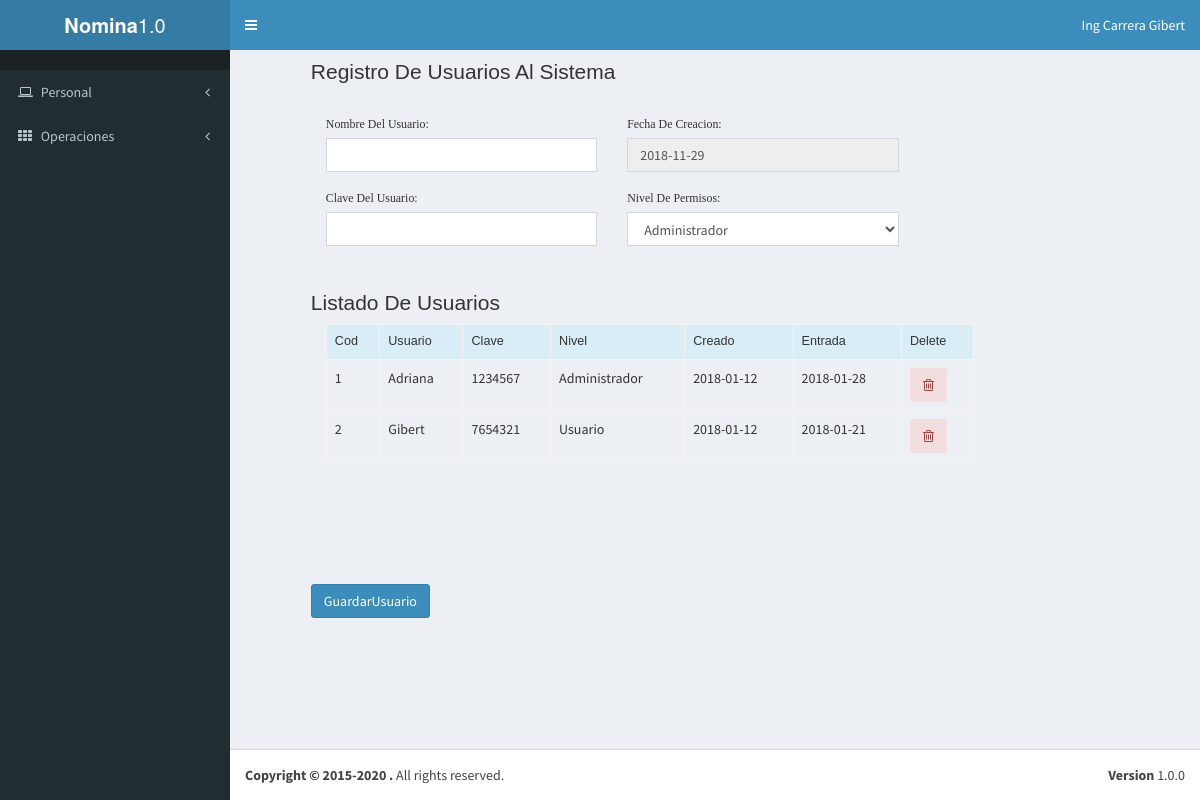
/templates/userRegister.php (signed in), run on the app's committed database.
### tables this page shows
CREATE TABLE `usuarios` (
  `id` int(11) NOT NULL,
  `nombre` varchar(50) DEFAULT NULL,
  `passw` varchar(80) DEFAULT NULL,
  `fechac` date DEFAULT NULL,
  `entrada` date DEFAULT NULL,
  `nivel` varchar(52) NOT NULL,
  `estado` tinyint(1) NOT NULL
);

### logica/control/model/modeloUser.php (called while the page is built, shortened)
<?php
class modeloUser extends Conexion
{
	public static function selectInto()
	{
		$link = self::enlace();
		$sql ="SELECT id,nombre,passw,nivel,fechac,entrada FROM usuarios WHERE estado=1";
		$resultado = mysqli_query($link,$sql);
		return $resultado;
	}
}
?>

### templates/userRegister.php (the view, shortened to what this page needs)
<!DOCTYPE html>
<html>
<body class="hold-transition skin-blue sidebar-mini">
    <div class="wrapper">
        <?php include 'cuerpo/header.php'; ?>
            <aside class="main-sidebar">
                <?php
                    if ($_SESSION['nivel']=="Usuario"):
                        include 'cuerpo/userAside.php';
                    else:
                        include 'cuerpo/aside.php';
                    endif;
                 ?>
            </aside>
        <div class="content-wrapper">
             <form action="../logica/control/controlUser.php" id="form-register" method="POST">
                <div class="row col-md-offset-1">
                   <h4 class="e1">Registro De Usuarios Al Sistema</h4><br>
                    <div class="col-md-4 col-sm-5">
                        <div class="form-group">
                            <label class="e2" for="name">Nombre Del Usuario:</label>
                            <input name="name" type="text" class="form-control" id="name">
                        </div>
                        <div class="form-group">
                            <label class="e2" for="smensual">Clave Del Usuario:</label>
                            <input name="passw" type="text" class="form-control" id="passw">
                        </div>
                    </div>
                    <div class="col-md-4 col-sm-5">
                        <div class="form-group">
                            <label class="e2" for="squincenal">Fecha De Creacion:</label>
                            <input  type="text" disabled="true" class="form-control" id="fhanton1">
                        </div>
                        <div class="form-group">
                            <label class="e2" for="squincenal">Nivel De Permisos:</label>
                            <select name="nivel" class="form-control">
                                <option value="Administrador">Administrador</option>
                            </select>
                        </div>
                    </div>
                </div><br>
                <div class="row col-md-offset-1">
                    <h4 class="e1">Listado De Usuarios</h4>
                    <div class="col-md-9" style="overflow: scroll; height: 240px;">
                        <div class="table-responsive" id="general">
                            <table class="table table-bordered table-hover" id="table">
                                <tr class="info">
                                    <th class="e3">Cod</th>
                                    <th class="e3">Usuario</th>
                                    <th class="e3">Clave</th>
                                    <th class="e3">Nivel</th>
                                    <th class="e3">Creado</th>
                                    <th class="e3">Entrada</th>
                                    <th class="e3">Delete</th>
                                </tr>
                            <?php
                            require_once '../logica/control/model/modeloUser.php';
                            $resultado = modeloUser::selectInto();
                            while ($row = $resultado->fetch_array(MYSQLI_NUM)){
                                echo "<tr class ='rowList'>";
                                echo "<td>$row[0]</td>";
                                echo "<td>$row[1]</td>";
                                echo "<td>$row[2]</td>";
                                echo "<td>$row[3]</td>";
                                echo "<td>$row[4]</td>";
                                echo "<td>$row[5]</td>";
                                echo "<td><a href='#modalDelete' data-toggle ='modal' class='btn text-danger bg-danger'> <i class='fa fa-trash-o' aria-hidden='true'></i> </a></td>";
                                echo "</tr>";
                              }
                            ?>
                            </table>
                        </div>
                    </div>
                </div><br>
                <div class="col-md-offset-1">
                    <input type="submit" id="envio" value="GuardarUsuario" class="btn btn-primary">
                </div>
            </form>
        </div>
    </div>
    <?php include 'cuerpo/footer.php'; ?>
</body>
</html>

### css/gibert.css (style rules this page uses)
.e1 { font-family: arial; font-size: 150%; font-weight: 10; }
.e2 { font-family: verdana; font-size: 85%; font-weight: 80; }
.e3 { font-family: arial; font-size: 90%; font-weight: 100; }

### data on the page
usuarios: id "1", nombre "Adriana", passw "1234567", nivel "Administrador", fechac "2018-01-12", entrada "2018-01-28"
usuarios: id "2", nombre "Gibert", passw "7654321", nivel "Usuario", fechac "2018-01-12", entrada "2018-01-21"
